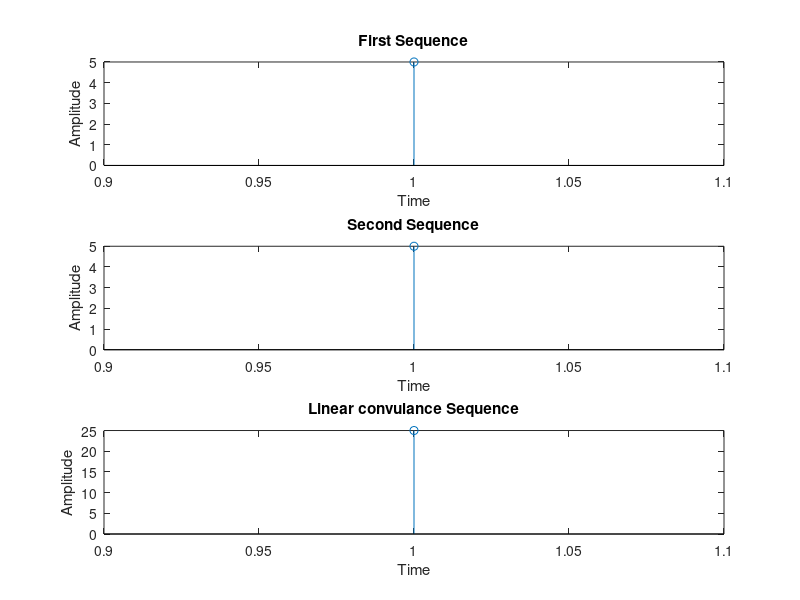

The MATLAB source for this figure:
clc;
clear;
close all;

x1=input('Enter First Sequence: ');
subplot(3,1,1); 
stem(x1);
xlabel('Time');
ylabel('Amplitude');
title('First Sequence');

x2=input('Enter Second Sequence: ');
subplot(3,1,2);
stem(x2);
xlabel('Time');
ylabel('Amplitude');
title('Second Sequence');

z=conv(x1,x2);

disp('Output of linear convulance is: ');
disp(z);

subplot(3,1,3);
stem(z);
xlabel('Time');
ylabel('Amplitude');
title('Linear convulance Sequence');